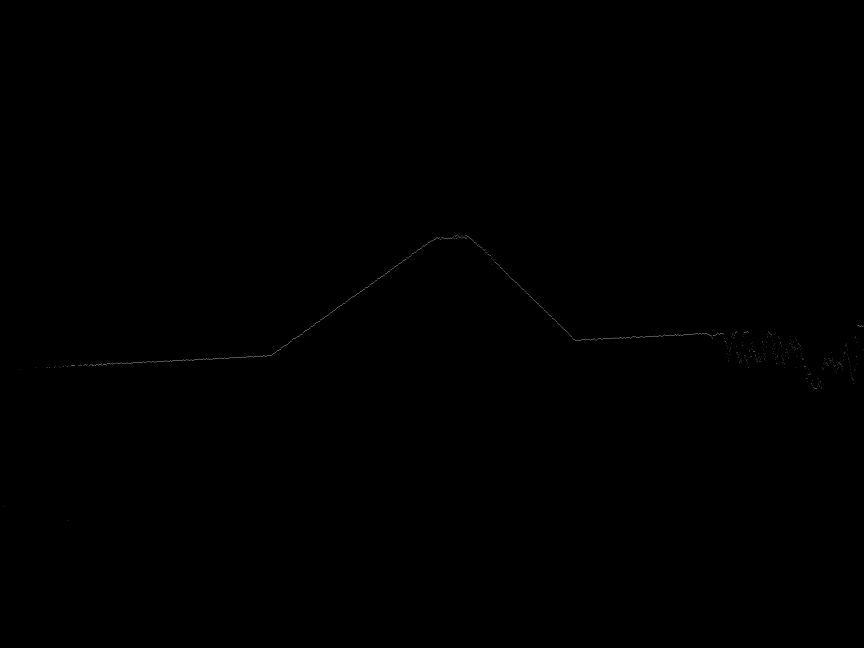
#> input picture welding_trace_beginning/line.jpg, 2592 x 1944 px (shown at 1/3 size)
$ python -i WeldingSeamTrace.py   (imports and definitions only)
#> lines starting #> are read from the running program, lines starting #| are printed output that depends on the picture; after the words box and inside, x2 and y2 are one past the last pixel; in counts of white or black regions, pixels touching at a corner belong together
#> further down, picture is the input picture: shape (1944, 2592); min 0, max 255, mean 0.1
import math
import numpy as np
import cv2
import ctypes
import time
import argparse

# For Arduino Serial Communication.
import arduino_serial as AS

TEST_IMAGE = ('ssmall.png', 'sbig.png', 'rsmall.png')
#TEST_IMAGE = ('rsmall.png', )

WRITE_RESULT = False
RESIZE = 1
SLOPE_TH = 0.15

"""
旋转图像，给定angle，旋转图像。
"""
# [12 lines left out: function imgRotate, not called in this run]


"""
获取图像中所有符合标准的线段。
min_length: 线段最短像素值。
max_line_gap: 线段之间最小跨越像素值
"""
def getLines(image, min_length = 100, max_line_gap = 25):
#> called with min_length = 100, max_line_gap = 25
    kernel = np.ones((3,3),np.uint8)

    blur = cv2.medianBlur(image, 5)
    ret,binary = cv2.threshold(blur, 0, 255, cv2.THRESH_BINARY + cv2.THRESH_OTSU)
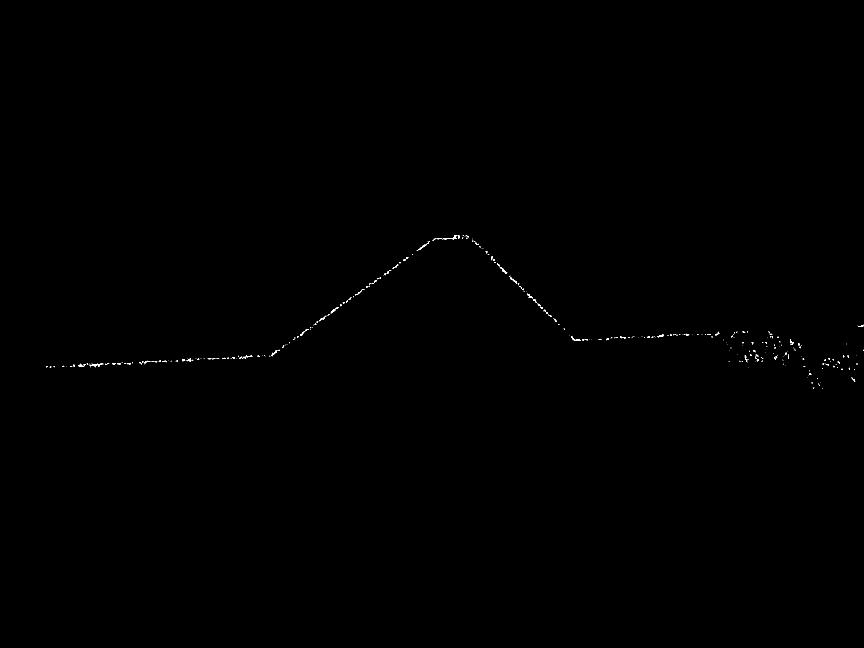
#> binary: shape (1944, 2592) (shown at 1/3 size); 0.09% white in thin lines or dots, all inside (x1, y1, x2, y2) = (139, 706, 2592, 1166)
#> ret = 0
    closed = cv2.morphologyEx(binary, cv2.MORPH_CLOSE, kernel, iterations = 1)
#> closed: shape (1944, 2592); 0.1% white; 264 white regions (186 under 20 px), largest, box (x1, y1, x2, y2) and area: (1327, 706, 1380, 718) 217, (269, 1090, 311, 1102) 197, (1250, 724, 1290, 753) 148

    lines = cv2.HoughLinesP(closed, rho = 1,
                           theta = np.pi/180,
                           threshold = 100,
                           minLineLength = min_length,
                           maxLineGap = max_line_gap)
#> lines = 16 rows, first 6: [149, 1101, 596, 1078], [212, 1100, 392, 1090], [1435, 733, 1675, 973], [1961, 1008, 2065, 1003], [220, 1097, 505, 1082], [815, 1067, 1220, 772]

    return lines


"""
判断图像是否为正，如果不是，计算偏转角度以供后续函数矫正。
max_angle: 最大矫正角度
min_length:　最小表面线段长度。
max_line_gap:　最小线段之间跨越像素值。
"""
# [79 lines left out: function getSurfaceAdjustAngle, not called in this run]

"""
得到焊接表面到底面深度
"""
# [79 lines left out: function getSurfaceLevel, not called in this run]


"""
对于一个图像，得到由核心点组成的核心图。
black_limit: 小于等于这个值的点会被视作黑色。
"""
# [12 lines left out: function getCoreImage, not called in this run]

"""
输入核心点组成的图像，过滤得到核心线段。
"""
# [21 lines left out: function followCoreLine, not called in this run]

"""
在彩色图像中叠加灰度图像线段。
fill_color: 灰度图像中的点在彩色图像中显示的颜色。
"""
# [15 lines left out: function fill2ColorImage, not called in this run]

"""
从原始输入图像得到最终识别结果的轮廓线。
black_limit: 小于等于这个值的点会被视作黑色。
correct_angle: 是否对图像做矫正处理。
"""
# [26 lines left out: function getLineImage, not called in this run]

"""
从识别轮廓线得到轮廓数组。轮廓数组长度为图像宽度，每个单元包含该列线段高度。
轮廓数组可以传送给后续函数做焊枪位置识别。
"""
# [12 lines left out: function coreLine2Index, not called in this run]

"""
输入轮廓线图像得到焊缝最底部小平台中点位置。
bottom_thick: 底部小平台厚度
noisy_pixels: 作为噪音滤除的像素数目
"""
# [11 lines left out: function getBottomCenter, not called in this run]

"""
输入轮廓线图像平均法自动补足中间缺失的像素。
"""
# [12 lines left out: function fillLineGaps, not called in this run]

"""
输入彩色图像，焊缝底部中点位置画出标志线。
"""
# [15 lines left out: function drawTag, not called in this run]


"""
输入图像文件，处理图像文件。
"""
# [65 lines left out: function wsImagePhase, not called in this run]

"""
输入视频文件，处理视频文件。
input: 输入的视频文件名称。
	   如果是数字，则是打开第n+1号系统摄像头。

output: 输出存储的视频文件名称。
"""
# [189 lines left out: functions wsVideoPhase, main, not called in this run]


# [2 lines not run here, left out]

>>> import cv2
>>> picture = cv2.imread('../line.jpg', cv2.IMREAD_GRAYSCALE)
>>> result = getLines(picture)
#> result has the same summary as lines in getLines
